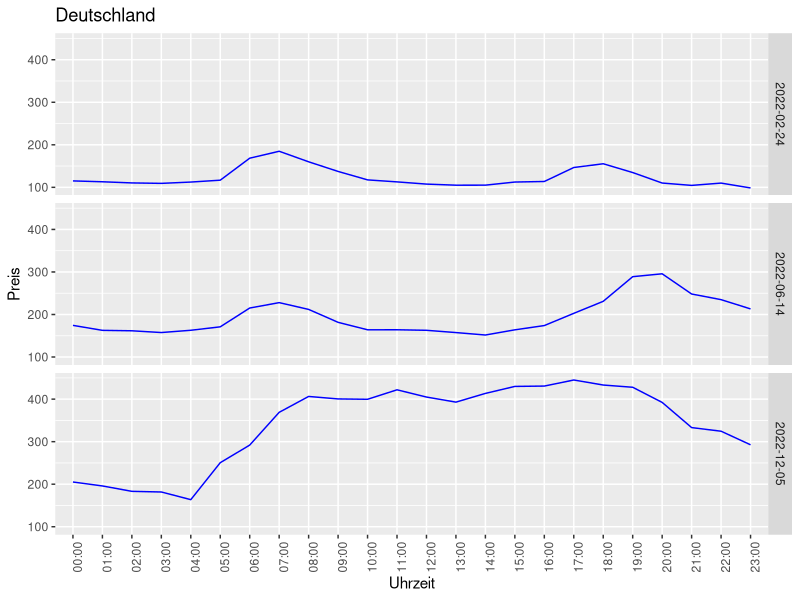
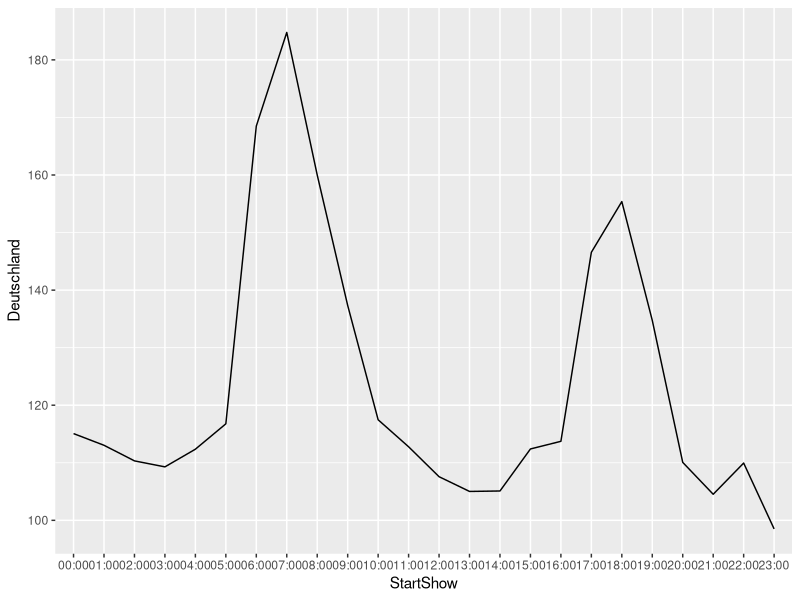

These charts were generated, in order, by the following R code:
library(readr)
library("ggplot2")


pricesraw <- read_delim("Handelspreise_per_hour.csv", 
                                     delim = ";", escape_double = FALSE, col_types = cols(Date = col_date(format = "%d.%m.%Y")), 
                                     locale = locale(date_names = "de", decimal_mark = ",", 
                                                     grouping_mark = "."), trim_ws = TRUE)
pricesraw$StartShow <- format(as.POSIXct(pricesraw$Start), format = "%H:%M")

sel_dates <- subset(pricesraw, (Date == '2022-02-24' | Date == '2022-06-14' | Date == '2022-12-05'), select = c(Date, StartShow, Deutschland))
ggplot(data = sel_dates, aes(x=StartShow, y=Deutschland, group = 1)) + geom_line(colour = "blue") + facet_grid(rows=vars(sel_dates$Date), scales = "fixed") + labs(y="Preis",x="Uhrzeit",title = "Deutschland") + theme(axis.text.x = element_text(angle = 90))

sel_dates <- subset(pricesraw, Date == '2022-02-24', select = c(Date, StartShow, Deutschland))
ggplot(data = sel_dates, aes(x=StartShow, y=Deutschland, group = 1)) + geom_line()
